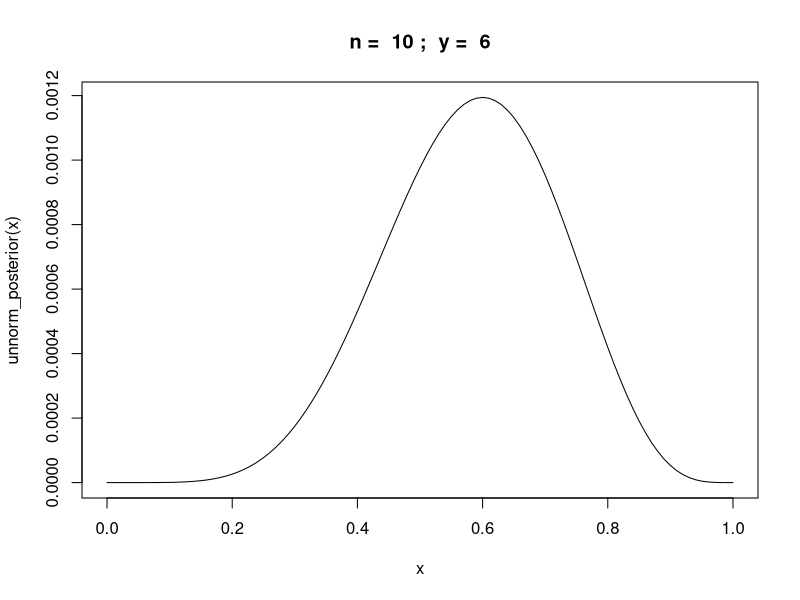
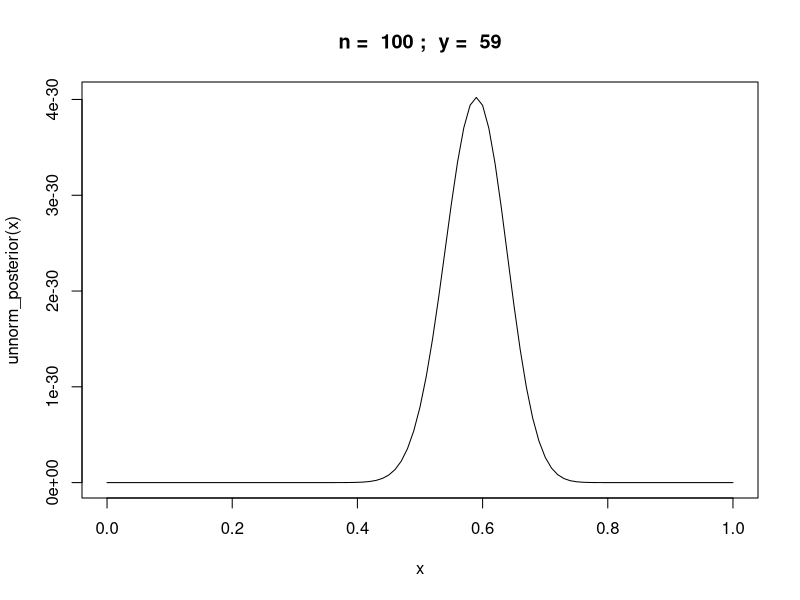
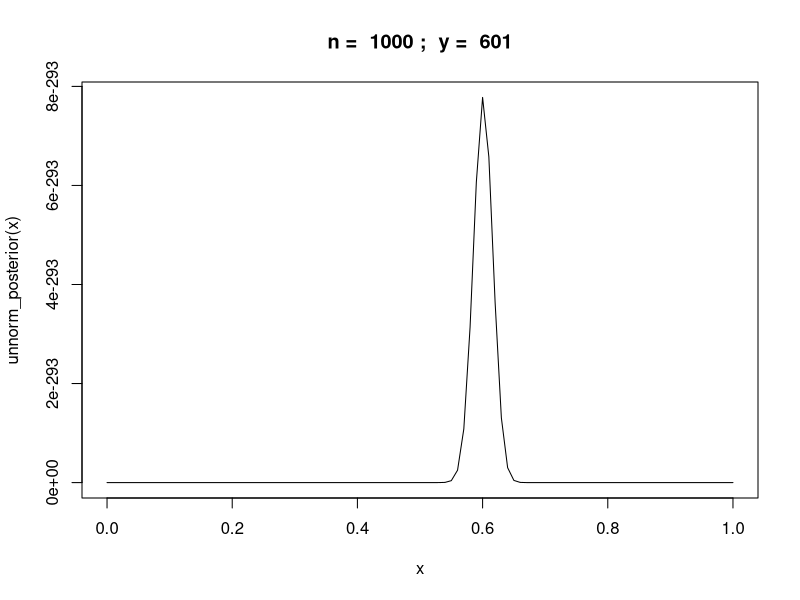

Write R code to recreate these figures, in order.
## ---- chunk 1

unnorm_posterior = function(theta) {theta^y * (1 - theta)^(n-y)}

n = 10
y = rbinom(1,n,0.6)
curve(unnorm_posterior,from = 0,to = 1, main=paste("n = ",n,";  y = ",y))

## ---- chunk 2
n = 100
y = rbinom(1,n,0.6)
curve(unnorm_posterior,from = 0,to = 1, main=paste("n = ",n,";  y = ",y))
## ---- chunk 3
n = 1000
y = rbinom(1,n,0.6)
curve(unnorm_posterior,from = 0,to = 1, main=paste("n = ",n,";  y = ",y))
